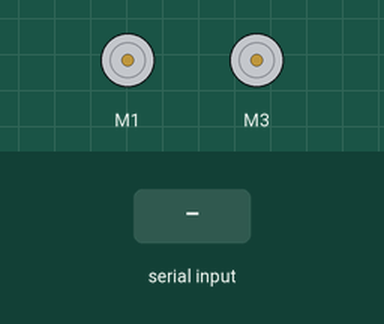
Simulated run of this sketch. Board: Arduino Uno, built with avr-gcc and run on an emulated ATmega328P. Shown: 2 × DC motor (green arrow = forward, orange = backward, longer = faster). The inputs (shaded band) are chosen by the test bench. What the sketch prints to the serial monitor is not drawn.

Above: at 1.2 s.
1.3 s: "F" received over Serial
3.0 s: byte 49 ('1') received over Serial
At 3.9 s:
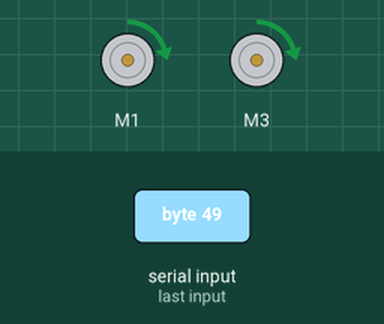
4.5 s: "B" received over Serial
At 5.0 s:
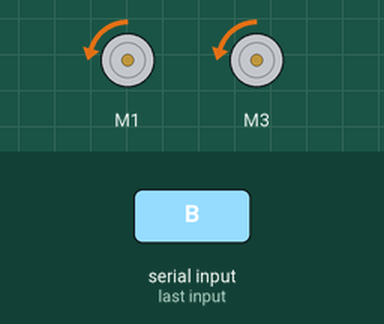
6.0 s: byte 50 ('2') received over Serial
At 7.2 s:
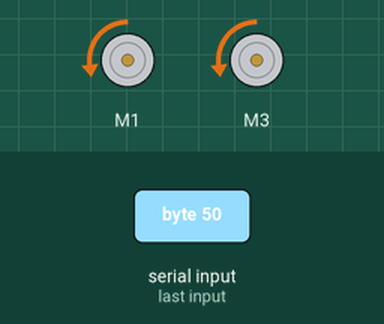
7.5 s: byte 51 ('3') received over Serial
At 8.5 s:
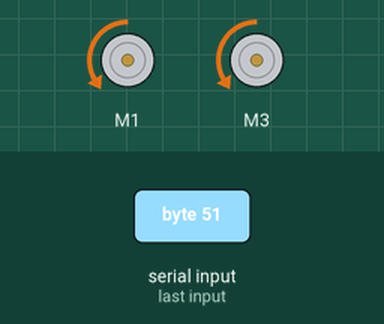
9.0 s: byte 52 ('4') received over Serial
At 9.7 s:
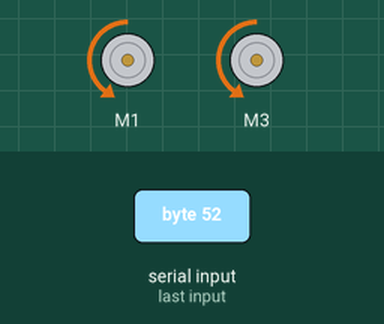
Timing chart, 0 to 11.5 s (numbered marks = the images above; inputs shaded):
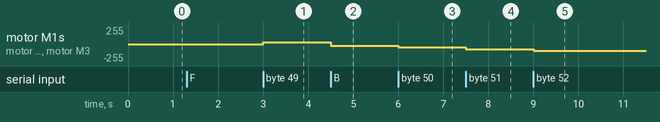

Measured:
- after the input at 1.3 s, every drawn part: stays the same
- after the input at 3.0 s, motor M1, motor M3: stopped → forward 25/255 at once
- after the input at 4.5 s, motor M1, motor M3: forward 25/255 → backward 25/255 at once
- after the input at 6.0 s, motor M1, motor M3: backward 25/255 → backward 50/255 at once
- after the input at 7.5 s, motor M1, motor M3: backward 50/255 → backward 75/255 at once
- after the input at 9.0 s, motor M1, motor M3: backward 75/255 → backward 100/255 at once

The sketch:

Bluetooth_controled_robot_code.ino
```cpp
/*
Author:  Marcelo Moraes


  This project contains public domain code.
  The modification is allowed without notice.

 */

//Libraries
#include <AFMotor.h>

//Objects
AF_DCMotor motorRight(1, MOTOR12_64KHZ); // create motor #1, 64KHz pwm
AF_DCMotor motorLeft(3, MOTOR12_64KHZ);  // create motor #3, 64KHz pwm

//Constants and variable
char dataIn = 'S';
char determinant;
char det;
int vel = 0; //Bluetooth Stuff


void setup() {
  Serial.begin(9600); // set up Serial library at 9600 bps

  //Initalization messages
  Serial.println("ArduinoBymyself - ROVERBot");
  Serial.println("     AF Motor test!");

  //turn off motors
  motorRight.setSpeed(0);
  motorLeft.setSpeed(0);
  motorRight.run(RELEASE);
  motorLeft.run(RELEASE);


}

void loop() {
  det = check(); //call check() subrotine to get the serial code
   Serial.print(dataIn);
  //serial code analysis
  switch (det){
    case 'F': // F, move forward
    motorRight.setSpeed(vel);
    motorLeft.setSpeed(vel);
    motorRight.run(FORWARD);
    motorLeft.run(FORWARD);
    det = check();
    break;

    case 'B': // B, move back
    motorRight.setSpeed(vel);
    motorLeft.setSpeed(vel);
    motorRight.run(BACKWARD);
    motorLeft.run(BACKWARD);
    det = check();
    break;

    case 'L':// L, move wheels left
    motorRight.setSpeed(vel);
    motorLeft.setSpeed(vel/4);
    motorRight.run(FORWARD);
    motorLeft.run(FORWARD);
    det = check();
    break;

    case 'R': // R, move wheels right
    motorRight.setSpeed(vel/4);
    motorLeft.setSpeed(vel);
    motorRight.run(FORWARD);
    motorLeft.run(FORWARD);
    det = check();
    break;

    case 'I': // I, turn right forward
    motorRight.setSpeed(vel/2);
    motorLeft.setSpeed(vel);
    motorRight.run(FORWARD);
    motorLeft.run(FORWARD);
    det = check();
    break;

    case 'J': // J, turn right back
    motorRight.setSpeed(vel/2);
    motorLeft.setSpeed(vel);
    motorRight.run(BACKWARD);
    motorLeft.run(BACKWARD);
    det = check();
    break;

    case 'G': // G, turn left forward
    motorRight.setSpeed(vel);
    motorLeft.setSpeed(vel/2);
    motorRight.run(FORWARD);
    motorLeft.run(FORWARD);
    det = check();
    break;

    case 'H': // H, turn left back
    motorRight.setSpeed(vel);
    motorLeft.setSpeed(vel/2);
    motorRight.run(BACKWARD);
    motorLeft.run(BACKWARD);
    det = check();
    break;

    case 'S': // S, stop
    motorRight.setSpeed(vel);
    motorLeft.setSpeed(vel);
    motorRight.run(RELEASE);
    motorLeft.run(RELEASE);
    det = check();
    break;


  }
}

//get bluetooth code received from serial port
int check(){
  if (Serial.available() > 0){// if there is valid data in the serial port
    dataIn = Serial.read();// stores data into a varialbe

    //check the code
    if (dataIn == 'F'){//Forward
      determinant = 'F';
    }
    else if (dataIn == 'B'){//Backward
      determinant = 'B';
    }
    else if (dataIn == 'L'){//Left
      determinant = 'L';
    }
    else if (dataIn == 'R'){//Right
      determinant = 'R';
    }
    else if (dataIn == 'I'){//Froward Right
      determinant = 'I';
    }
    else if (dataIn == 'J'){//Backward Right
      determinant = 'J';
    }
    else if (dataIn == 'G'){//Forward Left
      determinant = 'G';
    }
    else if (dataIn == 'H'){//Backward Left
      determinant = 'H';
    }
    else if (dataIn == 'S'){//Stop
      determinant = 'S';
    }
    else if (dataIn == '0'){//Speed 0
      vel = 0;
    }
    else if (dataIn == '1'){//Speed 25
      vel = 25;
    }
    else if (dataIn == '2'){//Speed 50
      vel = 50;
    }
    else if (dataIn == '3'){//Speed 75
      vel = 75;
    }
    else if (dataIn == '4'){//Speed 100
      vel = 100;
    }
    else if (dataIn == '5'){//Speed 125
      vel = 125;
    }
    else if (dataIn == '6'){//Speed 150
      vel = 150;
    }
    else if (dataIn == '7'){//Speed 175
      vel = 175;
    }
    else if (dataIn == '8'){//Speed 200
      vel = 200;
    }
    else if (dataIn == '9'){//Speed 225
      vel = 225;
    }
    else if (dataIn == 'q'){//Speed 255
      vel = 255;
    }
    else if (dataIn == 'U'){//Back Lights On
      determinant = 'U';
    }
    else if (dataIn == 'u'){//Back Lights Off
      determinant = 'u';
    }
    else if (dataIn == 'W'){//Front Lights On
      determinant = 'W';
    }
    else if (dataIn == 'w'){//Front Lights Off
      determinant = 'w';
    }
    else if (dataIn == 'V'){//Horn On
      determinant = 'V';
    }
    else if (dataIn == 'v'){//Horn Off
      determinant = 'v';
    }
    else if (dataIn == 'X'){//Extra On
      determinant = 'X';
    }
    else if (dataIn == 'x'){//Extra Off
      determinant = 'x';
    }
  }
  return determinant;
}
```
